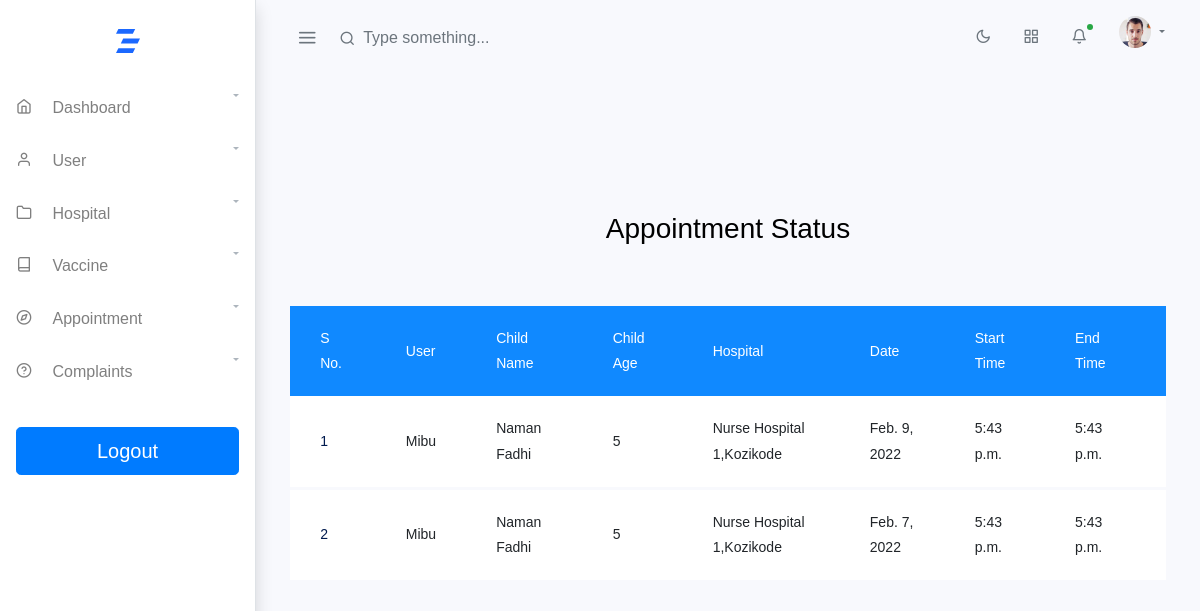
The page /appointment_status on the database its author committed.
### vaccineapp/models.py (models this page shows, shortened)
class Appointment(models.Model):
    User = models.ForeignKey(User, on_delete=models.CASCADE, related_name='appointment')
    Schedule = models.ForeignKey(VaccinationSchedule, on_delete=models.CASCADE)
    Status = models.IntegerField(default=0)
    Vaccine_Name = models.ForeignKey(Vaccine, on_delete=models.DO_NOTHING, null=True, blank=True)
    Vaccinated = models.BooleanField(default=False)

class User(models.Model):
    User = models.ForeignKey(Login, on_delete=models.CASCADE, related_name='user')
    Name = models.CharField(max_length=200)
    Contact_No = PhoneNumberField(unique=True, null=False, blank=False)
    Address = models.CharField(max_length=200)
    Child_Name = models.CharField(max_length=200)
    Child_Age = models.IntegerField()
    Child_Gender = models.CharField(max_length=100)
    Recent_Vaccination = models.TextField(null=True, blank=False)

class VaccinationSchedule(models.Model):
    Hospital = models.ForeignKey(Hospital, on_delete=models.CASCADE)
    Date = models.DateField()
    Start_Time = models.TimeField()
    End_Time = models.TimeField()

class Hospital(models.Model):
    Name = models.CharField(max_length=200)
    Place = models.CharField(max_length=200)
    Contact_No = PhoneNumberField(unique=True, null=False, blank=False)
    Email = models.EmailField()
    def __str__(self):
        return f'{self.Name},{self.Place}'

### vaccineapp/nurse_views.py (the view)
# urls.py: path('appointment_status', nurse_views.appointment_status, name='appointment_status'),
def appointment_status(request):
    a = Appointment.objects.filter(Status=1)
    return render(request, 'Nurse/appointment_status.html', {'appointment': a})

### templates/Nurse/appointment_status.html (shortened to what this page needs)
<!doctype html>
{% extends 'NursePanel/NursePanel.html' %}
{% block content %}
{% load static %}
<html lang="en">
  <head>
	<link rel="stylesheet" href="https://stackpath.bootstrapcdn.com/font-awesome/4.7.0/css/font-awesome.min.css">
	<link rel="stylesheet" href="{% static 'AdminPanel/assets/table/css/style.css' %}">
	</head>
	<body>
	<section class="ftco-section">
		<div class="container">
			<div class="row justify-content-center">
				<div class="col-md-6 text-center mb-5">
					<h2 class="heading-section">Appointment Status</h2>
				</div>
			</div>
			<div class="row">
				<div class="col-md-12">
					<div class="table-wrap">
						<table class="table">
						  <thead class="thead-primary">
						    <tr>
						      <th>S No.</th>
						      <th>User</th>
						      <th>Child Name</th>
						      <th>Child Age</th>
						      <th>Hospital</th>
						      <th>Date</th>
						      <th>Start Time</th>
						      <th>End Time</th>
						      <th>Status</th>
						    </tr>
						  </thead>
						  <tbody>
						  {% for i in appointment %}
						    <tr>
						      <th>{{forloop.counter}}</th>
						      <td>{{i.User.Name}}</td>
						      <td>{{i.User.Child_Name}}</td>
						      <td>{{i.User.Child_Age}}</td>
						      <td>{{i.Schedule.Hospital}}</td>
							  <td>{{i.Schedule.Date}}</td>
							  <td>{{i.Schedule.Start_Time}}</td>
							  <td>{{i.Schedule.End_Time}}</td>
							  <td>
							  </td>
						    </tr>
						  {% endfor %}
						  </tbody>
						</table>
					</div>
				</div>
			</div>
		</div>
	</section>
	</body>
{% endblock %}

### rows shown on the page
Appointment: User.Name "Mibu", User.Child_Name "Naman Fadhi", User.Child_Age "5", Schedule.Hospital "Nurse Hospital 1,Kozikode", Schedule.Date "Feb. 9, 2022", Schedule.Start_Time "5:43 p.m.", Schedule.End_Time "5:43 p.m."
Appointment: User.Name "Mibu", User.Child_Name "Naman Fadhi", User.Child_Age "5", Schedule.Hospital "Nurse Hospital 1,Kozikode", Schedule.Date "Feb. 7, 2022", Schedule.Start_Time "5:43 p.m.", Schedule.End_Time "5:43 p.m."
